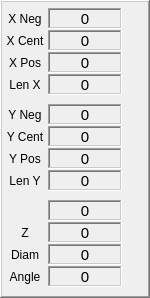
     <widget class="QFrame" name="frame_6">
      <property name="geometry">
       <rect>
        <x>450</x>
        <y>0</y>
        <width>150</width>
        <height>298</height>
       </rect>
      </property>
      <property name="frameShape">
       <enum>QFrame::WinPanel</enum>
      </property>
      <property name="frameShadow">
       <enum>QFrame::Raised</enum>
      </property>
      <widget class="QLabel" name="lab_ang">
       <property name="geometry">
        <rect>
         <x>4</x>
         <y>266</y>
         <width>42</width>
         <height>21</height>
        </rect>
       </property>
       <property name="text">
        <string>Angle</string>
       </property>
       <property name="alignment">
        <set>Qt::AlignCenter</set>
       </property>
      </widget>
      <widget class="QLabel" name="lab_xn">
       <property name="geometry">
        <rect>
         <x>4</x>
         <y>8</y>
         <width>42</width>
         <height>21</height>
        </rect>
       </property>
       <property name="text">
        <string>X Neg</string>
       </property>
       <property name="alignment">
        <set>Qt::AlignCenter</set>
       </property>
      </widget>
      <widget class="QLabel" name="lab_xc">
       <property name="geometry">
        <rect>
         <x>4</x>
         <y>30</y>
         <width>42</width>
         <height>21</height>
        </rect>
       </property>
       <property name="text">
        <string>X Cent</string>
       </property>
       <property name="alignment">
        <set>Qt::AlignCenter</set>
       </property>
      </widget>
      <widget class="QLabel" name="lab_diam">
       <property name="geometry">
        <rect>
         <x>4</x>
         <y>244</y>
         <width>42</width>
         <height>21</height>
        </rect>
       </property>
       <property name="text">
        <string>Diam</string>
       </property>
       <property name="alignment">
        <set>Qt::AlignCenter</set>
       </property>
      </widget>
      <widget class="QLabel" name="lab_z">
       <property name="geometry">
        <rect>
         <x>4</x>
         <y>222</y>
         <width>42</width>
         <height>21</height>
        </rect>
       </property>
       <property name="text">
        <string>Z</string>
       </property>
       <property name="alignment">
        <set>Qt::AlignCenter</set>
       </property>
      </widget>
      <widget class="QLabel" name="lab_ly">
       <property name="geometry">
        <rect>
         <x>4</x>
         <y>170</y>
         <width>42</width>
         <height>21</height>
        </rect>
       </property>
       <property name="text">
        <string>Len Y</string>
       </property>
       <property name="alignment">
        <set>Qt::AlignCenter</set>
       </property>
      </widget>
      <widget class="QLabel" name="lab_yc">
       <property name="geometry">
        <rect>
         <x>4</x>
         <y>126</y>
         <width>42</width>
         <height>21</height>
        </rect>
       </property>
       <property name="text">
        <string>Y Cent</string>
       </property>
       <property name="alignment">
        <set>Qt::AlignCenter</set>
       </property>
      </widget>
      <widget class="QLabel" name="lab_xp">
       <property name="geometry">
        <rect>
         <x>4</x>
         <y>52</y>
         <width>42</width>
         <height>21</height>
        </rect>
       </property>
       <property name="text">
        <string>X Pos</string>
       </property>
       <property name="alignment">
        <set>Qt::AlignCenter</set>
       </property>
      </widget>
      <widget class="QLabel" name="lab_yn">
       <property name="geometry">
        <rect>
         <x>4</x>
         <y>104</y>
         <width>42</width>
         <height>21</height>
        </rect>
       </property>
       <property name="text">
        <string>Y Neg</string>
       </property>
       <property name="alignment">
        <set>Qt::AlignCenter</set>
       </property>
      </widget>
      <widget class="QLabel" name="lab_lx">
       <property name="geometry">
        <rect>
         <x>4</x>
         <y>74</y>
         <width>42</width>
         <height>21</height>
        </rect>
       </property>
       <property name="text">
        <string>Len X</string>
       </property>
       <property name="alignment">
        <set>Qt::AlignCenter</set>
       </property>
      </widget>
      <widget class="QLabel" name="lab_yp">
       <property name="geometry">
        <rect>
         <x>4</x>
         <y>148</y>
         <width>42</width>
         <height>21</height>
        </rect>
       </property>
       <property name="text">
        <string>Y Pos</string>
       </property>
       <property name="alignment">
        <set>Qt::AlignCenter</set>
       </property>
      </widget>
      <widget class="QLabel" name="status_a">
       <property name="geometry">
        <rect>
         <x>48</x>
         <y>266</y>
         <width>74</width>
         <height>21</height>
        </rect>
       </property>
       <property name="font">
        <font>
         <pointsize>11</pointsize>
        </font>
       </property>
       <property name="frameShape">
        <enum>QFrame::WinPanel</enum>
       </property>
       <property name="frameShadow">
        <enum>QFrame::Sunken</enum>
       </property>
       <property name="text">
        <string>0</string>
       </property>
       <property name="alignment">
        <set>Qt::AlignCenter</set>
       </property>
      </widget>
      <widget class="QLabel" name="status_xp">
       <property name="geometry">
        <rect>
         <x>48</x>
         <y>52</y>
         <width>74</width>
         <height>21</height>
        </rect>
       </property>
       <property name="font">
        <font>
         <pointsize>11</pointsize>
        </font>
       </property>
       <property name="frameShape">
        <enum>QFrame::WinPanel</enum>
       </property>
       <property name="frameShadow">
        <enum>QFrame::Sunken</enum>
       </property>
       <property name="text">
        <string>0</string>
       </property>
       <property name="alignment">
        <set>Qt::AlignCenter</set>
       </property>
      </widget>
      <widget class="QLabel" name="status_d">
       <property name="geometry">
        <rect>
         <x>48</x>
         <y>244</y>
         <width>74</width>
         <height>21</height>
        </rect>
       </property>
       <property name="font">
        <font>
         <pointsize>11</pointsize>
        </font>
       </property>
       <property name="frameShape">
        <enum>QFrame::WinPanel</enum>
       </property>
       <property name="frameShadow">
        <enum>QFrame::Sunken</enum>
       </property>
       <property name="text">
        <string>0</string>
       </property>
       <property name="alignment">
        <set>Qt::AlignCenter</set>
       </property>
      </widget>
      <widget class="QLabel" name="status_xm">
       <property name="geometry">
        <rect>
         <x>48</x>
         <y>8</y>
         <width>74</width>
         <height>21</height>
        </rect>
       </property>
       <property name="font">
        <font>
         <pointsize>11</pointsize>
        </font>
       </property>
       <property name="frameShape">
        <enum>QFrame::WinPanel</enum>
       </property>
       <property name="frameShadow">
        <enum>QFrame::Sunken</enum>
       </property>
       <property name="text">
        <string>0</string>
       </property>
       <property name="alignment">
        <set>Qt::AlignCenter</set>
       </property>
      </widget>
      <widget class="QLabel" name="status_lx">
       <property name="geometry">
        <rect>
         <x>48</x>
         <y>74</y>
         <width>74</width>
         <height>21</height>
        </rect>
       </property>
       <property name="font">
        <font>
         <pointsize>11</pointsize>
        </font>
       </property>
       <property name="frameShape">
        <enum>QFrame::WinPanel</enum>
       </property>
       <property name="frameShadow">
        <enum>QFrame::Sunken</enum>
       </property>
       <property name="text">
        <string>0</string>
       </property>
       <property name="alignment">
        <set>Qt::AlignCenter</set>
       </property>
      </widget>
      <widget class="QLabel" name="status_yp">
       <property name="geometry">
        <rect>
         <x>48</x>
         <y>148</y>
         <width>74</width>
         <height>21</height>
        </rect>
       </property>
       <property name="font">
        <font>
         <pointsize>11</pointsize>
        </font>
       </property>
       <property name="frameShape">
        <enum>QFrame::WinPanel</enum>
       </property>
       <property name="frameShadow">
        <enum>QFrame::Sunken</enum>
       </property>
       <property name="text">
        <string>0</string>
       </property>
       <property name="alignment">
        <set>Qt::AlignCenter</set>
       </property>
      </widget>
      <widget class="QLabel" name="status_xc">
       <property name="geometry">
        <rect>
         <x>48</x>
         <y>30</y>
         <width>74</width>
         <height>21</height>
        </rect>
       </property>
       <property name="font">
        <font>
         <pointsize>11</pointsize>
        </font>
       </property>
       <property name="frameShape">
        <enum>QFrame::WinPanel</enum>
       </property>
       <property name="frameShadow">
        <enum>QFrame::Sunken</enum>
       </property>
       <property name="text">
        <string>0</string>
       </property>
       <property name="alignment">
        <set>Qt::AlignCenter</set>
       </property>
      </widget>
      <widget class="QLabel" name="status_z">
       <property name="geometry">
        <rect>
         <x>48</x>
         <y>222</y>
         <width>74</width>
         <height>21</height>
        </rect>
       </property>
       <property name="font">
        <font>
         <pointsize>11</pointsize>
        </font>
       </property>
       <property name="frameShape">
        <enum>QFrame::WinPanel</enum>
       </property>
       <property name="frameShadow">
        <enum>QFrame::Sunken</enum>
       </property>
       <property name="text">
        <string>0</string>
       </property>
       <property name="alignment">
        <set>Qt::AlignCenter</set>
       </property>
      </widget>
      <widget class="QLabel" name="status_ym">
       <property name="geometry">
        <rect>
         <x>48</x>
         <y>104</y>
         <width>74</width>
         <height>21</height>
        </rect>
       </property>
       <property name="font">
        <font>
         <pointsize>11</pointsize>
        </font>
       </property>
       <property name="frameShape">
        <enum>QFrame::WinPanel</enum>
       </property>
       <property name="frameShadow">
        <enum>QFrame::Sunken</enum>
       </property>
       <property name="text">
        <string>0</string>
       </property>
       <property name="alignment">
        <set>Qt::AlignCenter</set>
       </property>
      </widget>
      <widget class="QLabel" name="status_yc">
       <property name="geometry">
        <rect>
         <x>48</x>
         <y>126</y>
         <width>74</width>
         <height>21</height>
        </rect>
       </property>
       <property name="font">
        <font>
         <pointsize>11</pointsize>
        </font>
       </property>
       <property name="frameShape">
        <enum>QFrame::WinPanel</enum>
       </property>
       <property name="frameShadow">
        <enum>QFrame::Sunken</enum>
       </property>
       <property name="text">
        <string>0</string>
       </property>
       <property name="alignment">
        <set>Qt::AlignCenter</set>
       </property>
      </widget>
      <widget class="QLabel" name="status_ly">
       <property name="geometry">
        <rect>
         <x>48</x>
         <y>170</y>
         <width>74</width>
         <height>21</height>
        </rect>
       </property>
       <property name="font">
        <font>
         <pointsize>11</pointsize>
        </font>
       </property>
       <property name="frameShape">
        <enum>QFrame::WinPanel</enum>
       </property>
       <property name="frameShadow">
        <enum>QFrame::Sunken</enum>
       </property>
       <property name="text">
        <string>0</string>
       </property>
       <property name="alignment">
        <set>Qt::AlignCenter</set>
       </property>
      </widget>
      <widget class="QLabel" name="status_not_used">
       <property name="geometry">
        <rect>
         <x>48</x>
         <y>200</y>
         <width>74</width>
         <height>21</height>
        </rect>
       </property>
       <property name="font">
        <font>
         <pointsize>11</pointsize>
        </font>
       </property>
       <property name="frameShape">
        <enum>QFrame::WinPanel</enum>
       </property>
       <property name="frameShadow">
        <enum>QFrame::Sunken</enum>
       </property>
       <property name="text">
        <string>0</string>
       </property>
       <property name="alignment">
        <set>Qt::AlignCenter</set>
       </property>
      </widget>
     </widget>
